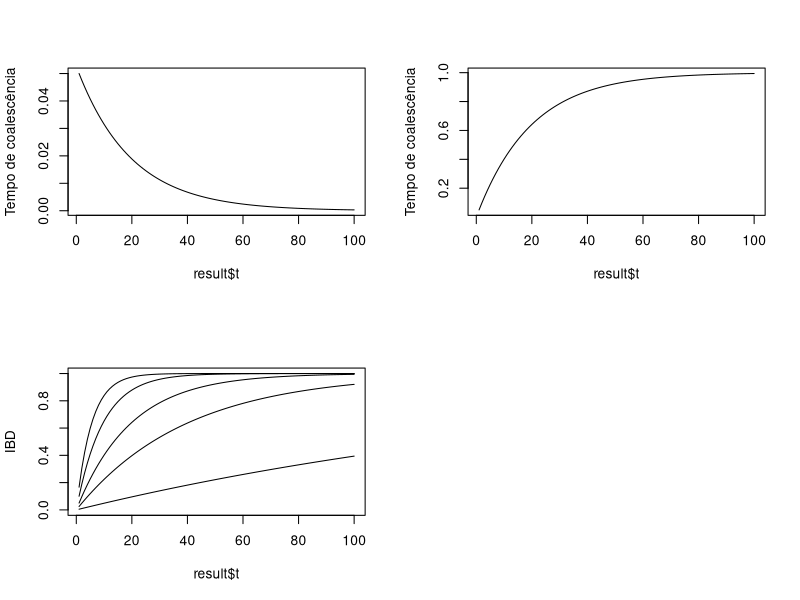

Write R code to recreate this figure. (Note: this script raises an error after producing the figure.)
# Time to coalescent event

# Probability of coalescent of 2 lineages in generation t
# N diploid individuals, sample of n=2

pr.coal2.t <- function(N,t) {
x <- 1/(2*N) * (1 - 1/(2*N))^(t-1)
return(x)
}


pr.ibd <- function(N,t) {
x <- 1 - ( 1- (1/(2*N)))^t  
return(x)
}

 
t <- seq(1,100)

pcoal <-pr.coal2.t(10,t)
ibd <- pr.ibd(10,t)


result <- as.data.frame(cbind(t,pcoal))
result$cumulative <- cumsum(result$pcoal)
result$ibd <- pr.ibd(10,t)


par(mfrow=c(2,2))
plot(result$pcoal ~ result$t, ylab = "Tempo de coalescência", type="l")
plot(result$cumulative ~ result$t, ylab = "Tempo de coalescência", type="l")

plot(result$ibd ~ result$t, ylab = "IBD", type="l", ylim=c(0,1))
points(pr.ibd(5, t) ~ result$t, ylab = "IBD", type="l")
points(pr.ibd(3, t) ~ result$t, ylab = "IBD", type="l")
points(pr.ibd(20,t) ~ result$t, ylab = "IBD", type="l")
points(pr.ibd(100,t) ~ result$t, ylab = "IBD", type="l")

library(ggplot2)

p1 <- ggplot(data = result, aes(y=pcoal, x=t))+geom_line()
p2 <- ggplot(data = result, aes(y=cumulative, x=t))+geom_line()
p3 <- ggplot(data = result, aes(y=ibd, x=t))+geom_line()


grid.arrange(p1,p2, p3, ncol=2, nrow=2)
